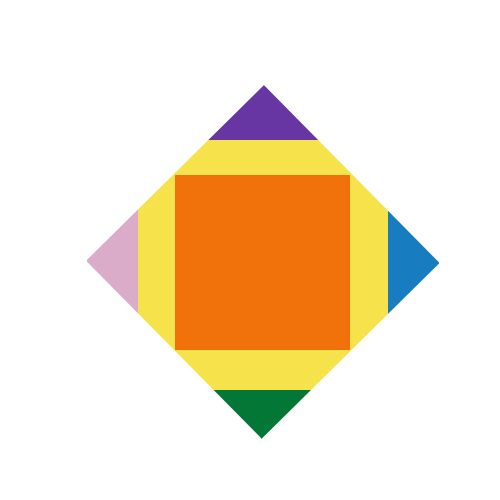
Frame 1 (no input)
Frame 60 (the mouse pressed at the canvas centre just before this capture): identical to frame 1, image omitted
Frame 120 (the mouse held since frame 60 and released just before this capture): identical to frame 1, image omitted

The Processing sketch that drew this single still picture (run headless with seeded random() and noise(); from frame 60 on, the mouse is pressed at the canvas centre):

// Processing sketch: Davidsketch_240204aShapeArt
// ── Davidsketch_240204aShapeArt.pde
/* inspired by Max bill
Untitled - 1971 https://www.wikiart.org/en/max-bill/untitled-1971
*/
//function that runs at start 
void setup(){
  //set window size to 500,500 and remove the stroke

  size(500,500);
  noStroke();
}
//function that runs every frame
void draw(){
  //set background to the color 255
  background(255);
  //create squares to be cutoff in the shape
  fill(#dbacc9);
 square(87,140,250);
  fill(#6736a2);
 square(146,85,250);
  fill(#187dc0);
 square(189,140,250);
   fill(#027736);
 square(160,222,217);
  fill(#f6e24a);
   square(138,140,250);
//create middle square
  fill(#f1710a);
  square(175,175,175);
//create white squares to cut off the colors to make a diagnal shape
  pushMatrix();
  rotate(TAU * 1.126);
  fill(255);
  square(-4,-128,250);
    square(496,-128,250);
  square(246,122,250);
  square(246,-378,250);
  popMatrix();
}
  //function that runs when mouse is pressed on window
void mousePressed() {
  //save the screen as a png file
  save("InspiredArt.png");
}
